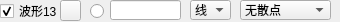
               <widget class="QWidget" name="widget_13" native="true">
                <property name="minimumSize">
                 <size>
                  <width>0</width>
                  <height>22</height>
                 </size>
                </property>
                <property name="maximumSize">
                 <size>
                  <width>16777215</width>
                  <height>22</height>
                 </size>
                </property>
                <widget class="QLineEdit" name="txtValueCurve13">
                 <property name="geometry">
                  <rect>
                   <x>110</x>
                   <y>0</y>
                   <width>71</width>
                   <height>20</height>
                  </rect>
                 </property>
                 <property name="text">
                  <string/>
                 </property>
                </widget>
                <widget class="QRadioButton" name="rdoBoldCurve13">
                 <property name="geometry">
                  <rect>
                   <x>90</x>
                   <y>3</y>
                   <width>16</width>
                   <height>16</height>
                  </rect>
                 </property>
                 <property name="text">
                  <string/>
                 </property>
                 <property name="checked">
                  <bool>false</bool>
                 </property>
                </widget>
                <widget class="QCheckBox" name="chkVisibleCurve13">
                 <property name="geometry">
                  <rect>
                   <x>0</x>
                   <y>3</y>
                   <width>60</width>
                   <height>16</height>
                  </rect>
                 </property>
                 <property name="text">
                  <string>波形13</string>
                 </property>
                 <property name="checked">
                  <bool>true</bool>
                 </property>
                </widget>
                <widget class="QPushButton" name="btnColourCurve13">
                 <property name="geometry">
                  <rect>
                   <x>60</x>
                   <y>0</y>
                   <width>21</width>
                   <height>21</height>
                  </rect>
                 </property>
                 <property name="text">
                  <string/>
                 </property>
                </widget>
                <widget class="QComboBox" name="cmbLineStyle13">
                 <property name="geometry">
                  <rect>
                   <x>190</x>
                   <y>0</y>
                   <width>41</width>
                   <height>20</height>
                  </rect>
                 </property>
                 <property name="currentIndex">
                  <number>1</number>
                 </property>
                 <item>
                  <property name="text">
                   <string>点</string>
                  </property>
                 </item>
                 <item>
                  <property name="text">
                   <string>线</string>
                  </property>
                 </item>
                 <item>
                  <property name="text">
                   <string>左</string>
                  </property>
                 </item>
                 <item>
                  <property name="text">
                   <string>右</string>
                  </property>
                 </item>
                 <item>
                  <property name="text">
                   <string>中</string>
                  </property>
                 </item>
                 <item>
                  <property name="text">
                   <string>积</string>
                  </property>
                 </item>
                </widget>
                <widget class="QComboBox" name="cmbScatterStyle13">
                 <property name="geometry">
                  <rect>
                   <x>240</x>
                   <y>0</y>
                   <width>91</width>
                   <height>20</height>
                  </rect>
                 </property>
                 <property name="focusPolicy">
                  <enum>Qt::WheelFocus</enum>
                 </property>
                 <property name="maxVisibleItems">
                  <number>20</number>
                 </property>
                 <item>
                  <property name="text">
                   <string>无散点</string>
                  </property>
                  <property name="icon">
                   <iconset resource="res.qrc">
                    <normaloff>:/pic/ssNone.png</normaloff>:/pic/ssNone.png</iconset>
                  </property>
                 </item>
                 <item>
                  <property name="text">
                   <string>x形</string>
                  </property>
                  <property name="icon">
                   <iconset resource="res.qrc">
                    <normaloff>:/pic/ssCross.png</normaloff>:/pic/ssCross.png</iconset>
                  </property>
                 </item>
                 <item>
                  <property name="text">
                   <string>+形</string>
                  </property>
                  <property name="icon">
                   <iconset resource="res.qrc">
                    <normaloff>:/pic/ssPlus.png</normaloff>:/pic/ssPlus.png</iconset>
                  </property>
                 </item>
                 <item>
                  <property name="text">
                   <string>空心圆</string>
                  </property>
                  <property name="icon">
                   <iconset resource="res.qrc">
                    <normaloff>:/pic/ssCircle.png</normaloff>:/pic/ssCircle.png</iconset>
                  </property>
                 </item>
                 <item>
                  <property name="text">
                   <string>实心圆</string>
                  </property>
                  <property name="icon">
                   <iconset resource="res.qrc">
                    <normaloff>:/pic/ssDisc.png</normaloff>:/pic/ssDisc.png</iconset>
                  </property>
                 </item>
                 <item>
                  <property name="text">
                   <string>矩形</string>
                  </property>
                  <property name="icon">
                   <iconset resource="res.qrc">
                    <normaloff>:/pic/ssSquare.png</normaloff>:/pic/ssSquare.png</iconset>
                  </property>
                 </item>
                 <item>
                  <property name="text">
                   <string>菱形</string>
                  </property>
                  <property name="icon">
                   <iconset resource="res.qrc">
                    <normaloff>:/pic/ssDiamond.png</normaloff>:/pic/ssDiamond.png</iconset>
                  </property>
                 </item>
                 <item>
                  <property name="text">
                   <string>星形</string>
                  </property>
                  <property name="icon">
                   <iconset resource="res.qrc">
                    <normaloff>:/pic/ssStar.png</normaloff>:/pic/ssStar.png</iconset>
                  </property>
                 </item>
                 <item>
                  <property name="text">
                   <string>正三角</string>
                  </property>
                  <property name="icon">
                   <iconset resource="res.qrc">
                    <normaloff>:/pic/ssTriangle.png</normaloff>:/pic/ssTriangle.png</iconset>
                  </property>
                 </item>
                 <item>
                  <property name="text">
                   <string>倒三角</string>
                  </property>
                  <property name="icon">
                   <iconset resource="res.qrc">
                    <normaloff>:/pic/ssTriangleInverted.png</normaloff>:/pic/ssTriangleInverted.png</iconset>
                  </property>
                 </item>
                 <item>
                  <property name="text">
                   <string>x框</string>
                  </property>
                  <property name="icon">
                   <iconset resource="res.qrc">
                    <normaloff>:/pic/ssCrossSquare.png</normaloff>:/pic/ssCrossSquare.png</iconset>
                  </property>
                 </item>
                 <item>
                  <property name="text">
                   <string>+框</string>
                  </property>
                  <property name="icon">
                   <iconset resource="res.qrc">
                    <normaloff>:/pic/ssPlusSquare.png</normaloff>:/pic/ssPlusSquare.png</iconset>
                  </property>
                 </item>
                 <item>
                  <property name="text">
                   <string>x圆</string>
                  </property>
                  <property name="icon">
                   <iconset resource="res.qrc">
                    <normaloff>:/pic/ssCrossCircle.png</normaloff>:/pic/ssCrossCircle.png</iconset>
                  </property>
                 </item>
                 <item>
                  <property name="text">
                   <string>+圆</string>
                  </property>
                  <property name="icon">
                   <iconset resource="res.qrc">
                    <normaloff>:/pic/ssPlusCircle.png</normaloff>:/pic/ssPlusCircle.png</iconset>
                  </property>
                 </item>
                 <item>
                  <property name="text">
                   <string>和平</string>
                  </property>
                  <property name="icon">
                   <iconset resource="res.qrc">
                    <normaloff>:/pic/ssPeace.png</normaloff>:/pic/ssPeace.png</iconset>
                  </property>
                 </item>
                </widget>
               </widget>
